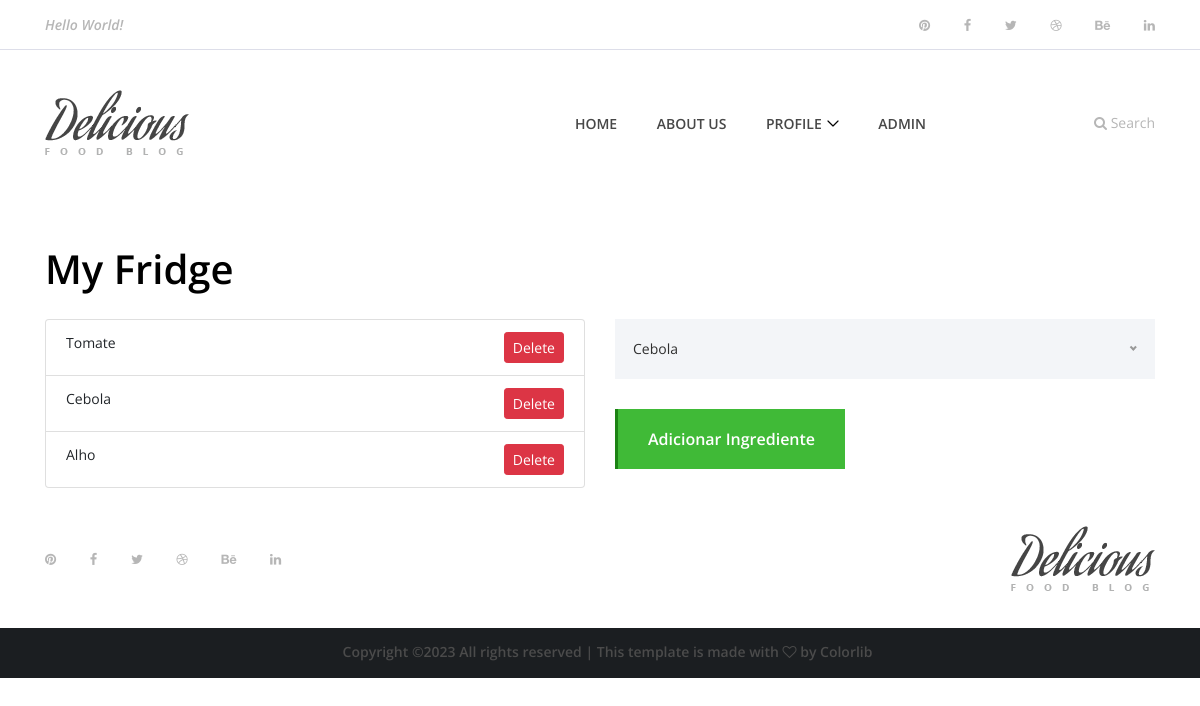
Page /fridge/ (signed in) on the earlier database version.
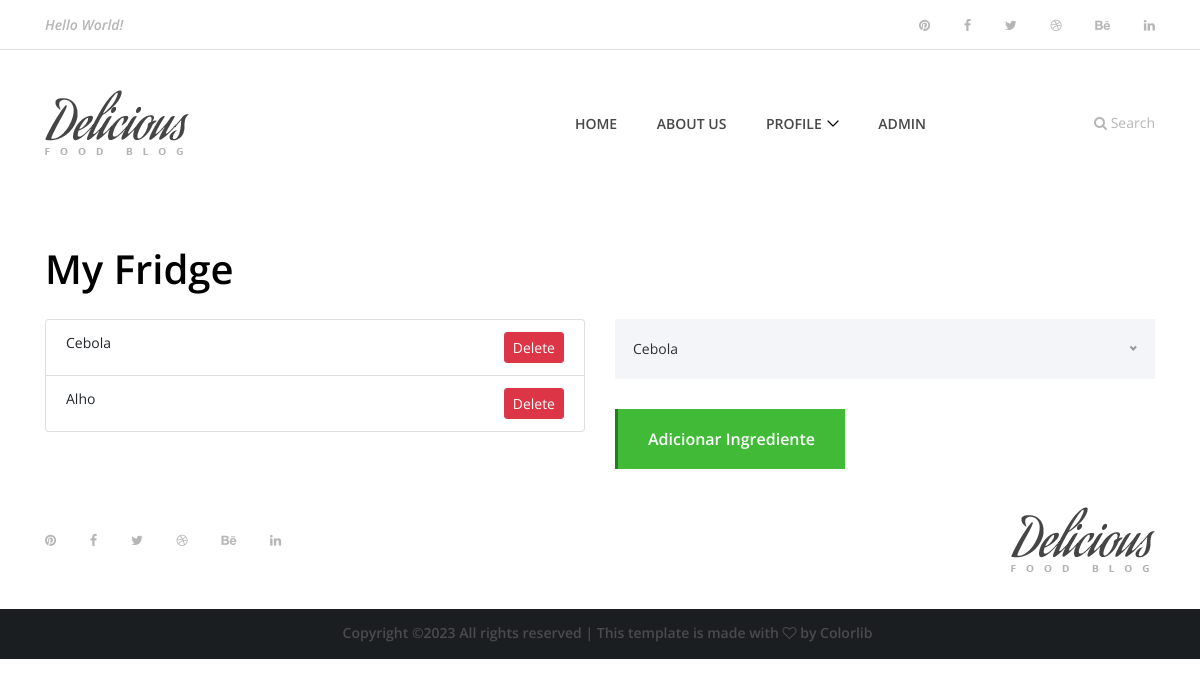
Same page on the later database version.
### app/models.py (models this page shows, shortened)
class Frigorifico(models.Model):
    user = models.ForeignKey(User, on_delete=models.CASCADE)
    ingredient = models.ForeignKey(Ingrediente, on_delete=models.CASCADE)
    data = models.DateField()
    checklist = models.BooleanField()
    updated = models.DateTimeField(auto_now=True)
    created = models.DateTimeField(auto_now_add=True)

class Ingrediente(models.Model):
    nome = models.CharField(max_length=255)
    categoria = models.ForeignKey(CategoriaIngrediente, on_delete=models.SET_NULL, null=True)
    icon = models.CharField(max_length=255,null=True, blank=True)
    calorias = models.IntegerField(null=True, blank=True)

### app/views.py (the view)
# urls.py: path('fridge/', views.fridge, name ="fridge"),
def fridge(request):
    user = request.user  # Obtém o usuário logado
    frigorifico_itens = Frigorifico.objects.filter(user=user)
    ingredients = Ingrediente.objects.all()
    form = FridgeForm()  # Crie uma instância do formulário FridgeForm
    context = {'frigorifico_itens': frigorifico_itens, 'ingredients': ingredients, 'form': form}
    return render(request, 'fridge.html', context)

### app/templates/fridge.html (shortened to what this page needs)
{% extends 'main.html' %}
{% block content %}
<div class="container">
    <h1 class="mt-5">My Fridge</h1>
    <div class="row mt-4">
        <div class="col-lg-6">
            <ul class="list-group">
                {% for item in frigorifico_itens %}
                <li class="list-group-item">
                    {{ item.ingredient.nome }}
                    <a href="{% url 'delete_item' item.id %}" class="btn btn-danger btn-sm float-right">Delete</a>
                </li>
                {% empty %}
                <li class="list-group-item">Your fridge is empty.</li>
                {% endfor %}
            </ul>
        </div>
        <div class="col-lg-6">
            <form method="post" action="{% url 'add_ingredient_to_fridge' %}">
                <button type="submit" class="btn delicious-btn mt-30">Adicionar Ingrediente</button>
            </form>
        </div>
    </div>
</div>
{% endblock content %}

Differences in the rows shown:
removed Frigorifico: ingredient.nome "Tomate"
